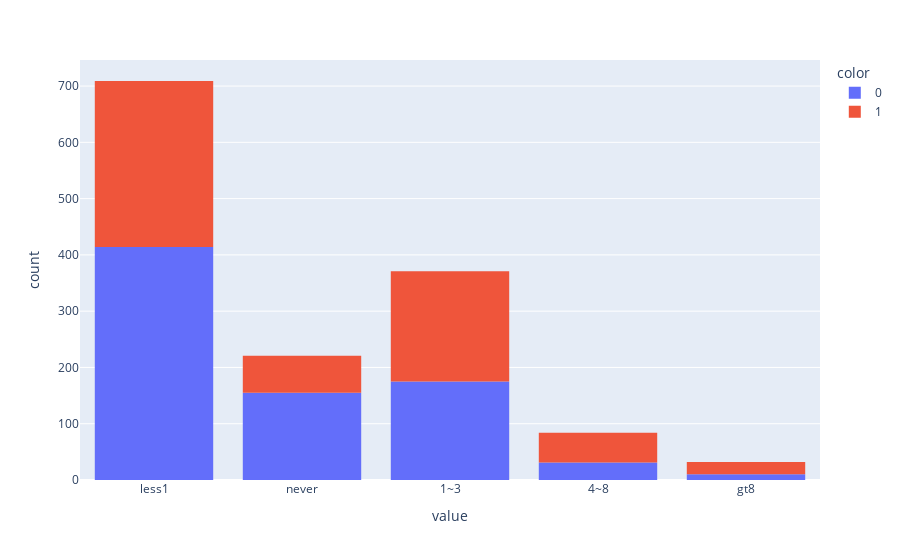

Notebook cell for this chart:
### Markdown cell above
### As expected, those who go out during the month have higher acceptance rate than those who never go.

### Code cell
px.histogram(hrd["Restaurant20To50"], color = hrd['Y'])

### Figure 1 — Plotly figure (JSON) as saved in the notebook; plotly's stock layout.template omitted (floating-point values rounded to 4 significant figures; data arrays with more than 128 entries replaced by an {"elided": "..."} marker saying what was removed)
{"data": [{"alignmentgroup": "True", "bingroup": "x", "hovertemplate": "color=0<br>value=%{x}<br>count=%{y}<extra></extra>", "legendgroup": "0", "marker": {"color": "#636efa", "pattern": {"shape": ""}}, "name": "0", "offsetgroup": "0", "orientation": "v", "showlegend": true, "type": "histogram", "x": {"elided": "785 str values"}, "xaxis": "x", "yaxis": "y"}, {"alignmentgroup": "True", "bingroup": "x", "hovertemplate": "color=1<br>value=%{x}<br>count=%{y}<extra></extra>", "legendgroup": "1", "marker": {"color": "#EF553B", "pattern": {"shape": ""}}, "name": "1", "offsetgroup": "1", "orientation": "v", "showlegend": true, "type": "histogram", "x": {"elided": "632 str values"}, "xaxis": "x", "yaxis": "y"}], "layout": {"barmode": "relative", "legend": {"title": {"text": "color"}, "tracegroupgap": 0}, "margin": {"t": 60}, "xaxis": {"anchor": "y", "domain": [0, 1], "title": {"text": "value"}}, "yaxis": {"anchor": "x", "domain": [0, 1], "title": {"text": "count"}}}}
